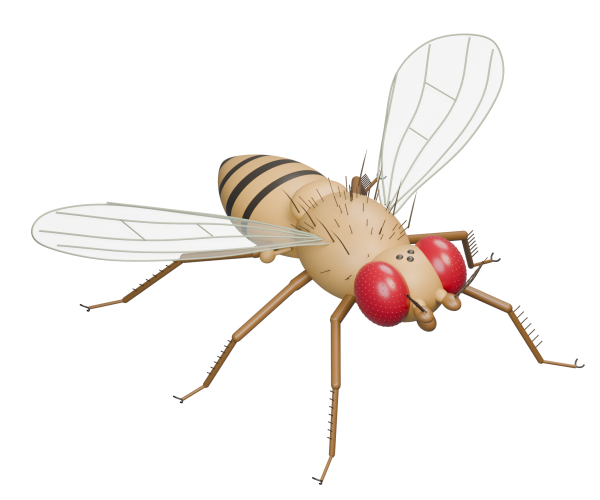
#> input picture audit/blender-integration-20261023/renders-01/fly.png, 1200 x 1000 px, given in place of fly.jpg, which was not available (shown at 1/2 size)
$ python fig_hero.py
#> lines starting #> are read from the running program, lines starting #| are printed output that depends on the picture; pictures that were not available may be replaced by others from this repository, and a replacement may not be noted
import json
from pathlib import Path

import matplotlib
matplotlib.use("Agg")
import matplotlib.pyplot as plt
import numpy as np
from matplotlib.patches import Circle, FancyBboxPatch, Polygon
from PIL import Image

ROOT = Path(__file__).resolve().parent
OUT = ROOT.parent / "docs" / "img" / "hero.png"
ASSETS = Path("/tmp")

BG = "#050810"
CYAN = "#22d3ee"
VIOLET = "#7c6cf0"
ORANGE = "#f59e0b"
RED = "#ef4444"
GHOST = "#8a93a6"

W, H = 2400, 1160
fig = plt.figure(figsize=(W / 200, H / 200), dpi=200)
fig.patch.set_facecolor(BG)
ax = fig.add_axes([0, 0, 1, 1])
ax.set_xlim(0, W)
ax.set_ylim(0, H)
ax.axis("off")

PANEL_W, PANEL_H, GAP = 420, 620, 60
X0, PANEL_Y = 35, 340
slots = [X0 + i * (PANEL_W + GAP) for i in range(5)]


def fit(path, w, h):
    im = Image.open(path).convert("RGB")
    s = min(w / im.width, h / im.height)
    return im.resize((max(1, int(im.width * s)), max(1, int(im.height * s)))), s


def place(path, x, card=False, crop=None):
#> called with x = 35, card = True
    im = Image.open(path).convert("RGB")
    if crop:
        im = im.crop(crop)
    s = min(PANEL_W / im.width, PANEL_H / im.height)
#> s = 0.35
    im = im.resize((int(im.width * s), int(im.height * s)))
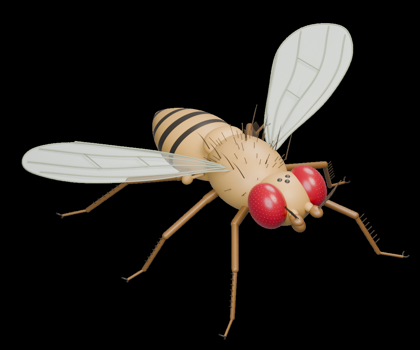
#> im: PIL image 420x350 RGB; mean R, G, B 34.9, 30.7, 27.3
    pw, ph = im.size
#> pw = 420; ph = 350
    px, py = x + (PANEL_W - pw) / 2, PANEL_Y + (PANEL_H - ph) / 2
#> px = 35; py = 475
    if card:
        ax.add_patch(FancyBboxPatch((px - 10, py - 10), pw + 20, ph + 20,
                                    boxstyle="round,pad=2,rounding_size=14",
                                    fc="#ffffff", ec=CYAN, lw=1.6, alpha=0.96, zorder=2))
    ax.imshow(np.asarray(im), extent=[px, px + pw, py, py + ph], zorder=3, interpolation="lanczos")


def label(x, txt, y=304, size=16, color="#e8edf5"):
    ax.text(x + PANEL_W / 2, y, txt, ha="center", va="top", fontsize=size, color=color)


place(ASSETS / "fly.jpg", slots[0], card=True)
label(slots[0], "The animal")

place(ASSETS / "brain.png", slots[1], card=True)
#> call 2 of place, with x = 515, card = True
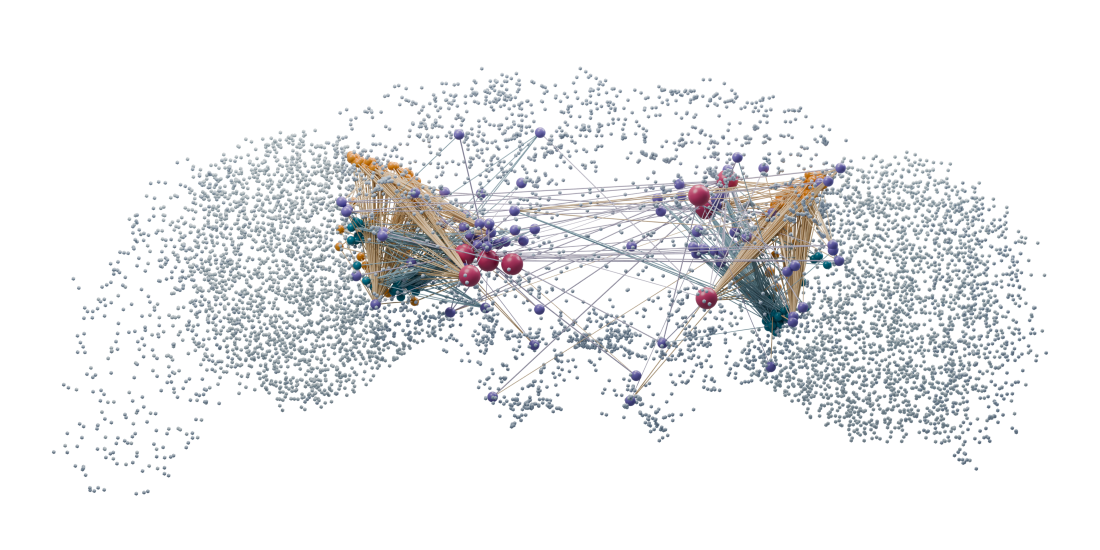
#> input picture audit/blender-integration-20261023/renders-01/brain.png, 2200 x 1100 px, found by its file name (shown at 1/2 size)
#> in place (call 2), `im = im.resize((int(im.width * s), int(im.height * s)))`:
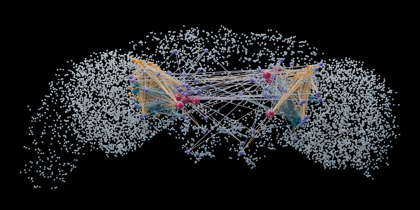
#> im: PIL image 420x210 RGB; mean R, G, B 32, 33.1, 34.6
label(slots[1], "Neuron census")

place(ASSETS / "fig1_pathway.png", slots[2], card=True)
#> call 3 of place, with x = 995, card = True
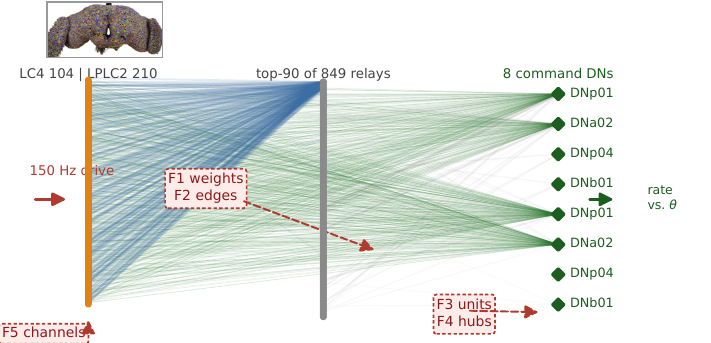
#> input picture docs/img/fig1_pathway.png, 711 x 343 px, found by its file name
#> in place, im is the input picture: PIL image 711x343 RGB; mean R, G, B 226.3, 231, 227
label(slots[2], "Digital twin")

fx, fy = slots[3], PANEL_Y
ax.add_patch(FancyBboxPatch((fx + 6, fy + 6), PANEL_W - 12, PANEL_H - 12,
                            boxstyle="round,pad=2,rounding_size=14",
                            fc="#0b1322", ec="#1f3550", lw=1.4, zorder=2))
rng = np.random.default_rng(7)
gx, gy = fx + 40, fy + 150
cols, rows = 9, 6
for i in range(cols):
    for j in range(rows):
        dead = (i, j) in {(2, 1), (5, 4), (6, 0), (3, 3)}
        ax.add_patch(Circle((gx + i * 38, gy + j * 42), 7,
                            fc="#374657" if dead else CYAN, ec="none", alpha=0.55 if dead else 0.95, zorder=4))
for k, ((ci, cj), tag) in enumerate({(1, 4): "F1", (3, 2): "F2", (5, 5): "F3", (7, 3): "F4", (4, 0): "F5"}.items()):
    tx, ty = gx + ci * 38, gy + cj * 42
    ax.plot([tx + 24, tx + 4, tx + 16, tx - 2, tx + 10, tx],
            [fy + PANEL_H - 24, ty + 118, ty + 96, ty + 70, ty + 52, ty + 12],
            color=RED, lw=2.6, alpha=0.95, zorder=5, solid_capstyle="round")
    ax.text(tx + 30, ty + 74, tag, ha="center", fontsize=11, color="#ffffff",
            bbox=dict(boxstyle="round,pad=0.25", fc=RED, ec="none"), zorder=6)
trace_x = np.linspace(0, 1, 240)
trace = 94 + 2.0 * rng.normal(0, 1, 240) * 0.3 + 1.2 * np.sin(np.linspace(0, 9, 240))
ax.plot(fx + PANEL_W - 165 + trace_x * 130, fy + 52 + (trace - trace.min()) / (trace.max() - trace.min()) * 44,
        color=CYAN, lw=2.4, zorder=6)
ax.text(fx + PANEL_W - 100, fy + 128, "behavior survives", ha="center", fontsize=11, color=CYAN)
label(slots[3], "Fault injection F1\u2013F5")

place(ASSETS / "fig5_glance.png", slots[4], card=True)
#> call 4 of place, with x = 1955, card = True
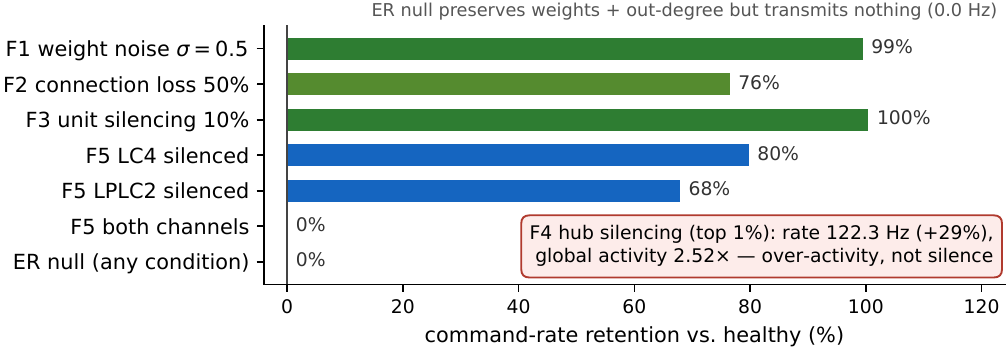
#> input picture docs/img/fig5_glance.png, 1008 x 351 px, found by its file name
#> in place, im is the input picture: PIL image 1008x351 RGB; mean R, G, B 211, 220.6, 217.3
#> in place (call 4), `im = im.resize((int(im.width * s), int(im.height * s)))`:
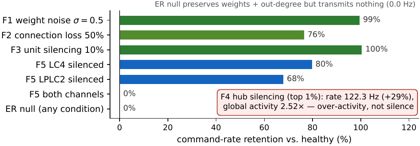
#> im: PIL image 420x146 RGB; mean R, G, B 210.4, 220, 216.7
label(slots[4], "Verdict")

for i in range(4):
    ax.text(slots[i] + PANEL_W + GAP / 2, PANEL_Y + PANEL_H / 2, "\u2192",
            ha="center", va="center", fontsize=34, color=CYAN, alpha=0.9)

ax.plot([30, W - 30], [262, 262], color="#1f2937", lw=1.0)

nodes = [("fly", "1.4\u00d710\u2075 neurons", 138_639),
         ("mouse", "~10\u2078 neurons", 70_000_000),
         ("human", "~10\u00b9\u00b9 neurons", 86_000_000_000),
         ("silicon", "no ceiling", None)]
xs = np.linspace(300, 2100, 4)
ax.annotate("", xy=(2280, 150), xytext=(140, 150),
            arrowprops=dict(arrowstyle="-|>", color=VIOLET, lw=2.4))
for (name, sub, n), x in zip(nodes, xs):
    if n is None:
        ax.add_patch(Polygon([(x, 150 + 34), (x + 30, 150), (x, 150 - 34), (x - 30, 150)],
                             closed=True, fc="none", ec=CYAN, lw=2.2))
    else:
        r = 16 + 30 * (np.log10(n) - 5) / 6
        ax.add_patch(Circle((x, 150), r, fc="none", ec=ORANGE, lw=2.2))
        ax.add_patch(Circle((x, 150), r * 0.45, fc=ORANGE, ec="none", alpha=0.35))
    ax.text(x, 150 - 62, name, ha="center", fontsize=17, color="#e8edf5", fontweight="bold")
    ax.text(x, 150 - 92, sub, ha="center", fontsize=12, color=GHOST)
ax.text(1200, 212, "One route, any substrate:  connectome \u2192 digital twin \u2192 fault injection \u2192 certified robustness",
        ha="center", fontsize=15, color=GHOST)

fig.savefig(OUT, facecolor=BG)
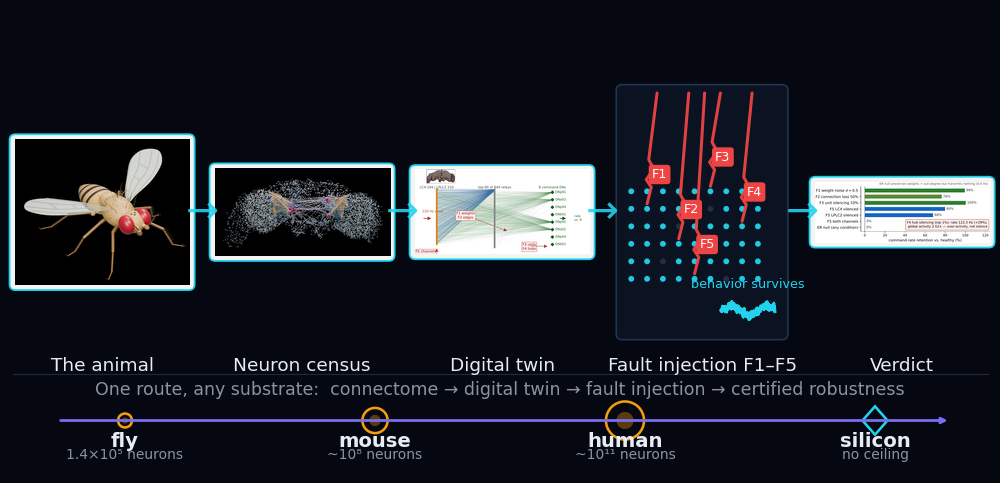
#> figure drawn by matplotlib, 1 panel
print("hero saved", OUT)
